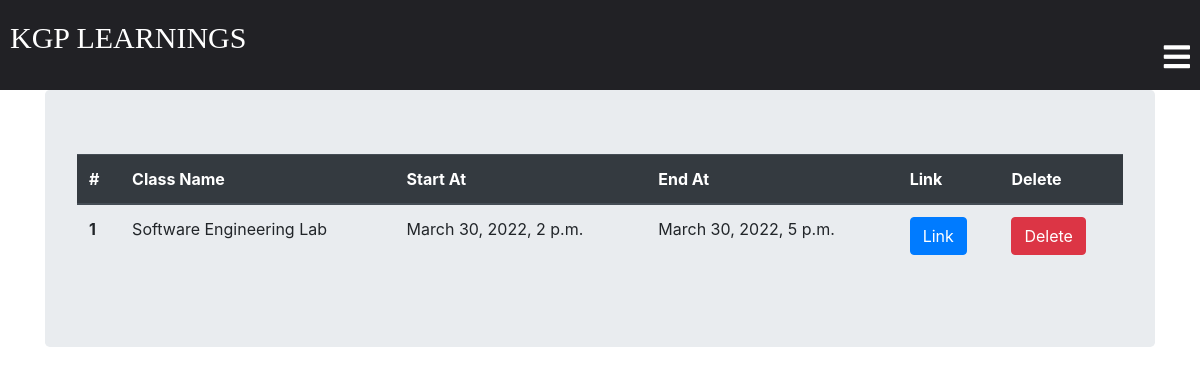
The page /classroom/liveClass_list/ (signed in) on the database as committed earlier.
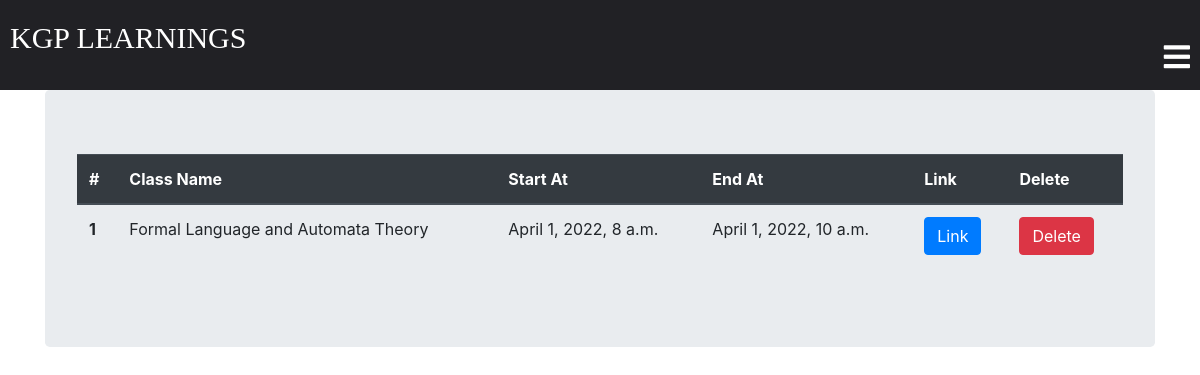
The same page on the database as committed later.
### classroom/models.py (models this page shows, shortened)
class LiveClass(models.Model):
    student = models.ManyToManyField(Student, related_name='student_liveClass')
    teacher = models.ForeignKey(
        Teacher, related_name='teacher_liveClass', on_delete=models.CASCADE, default=None)
    created_at = models.DateTimeField(auto_now=True)
    StartTime = models.DateTimeField(auto_now=False, null=True)
    Classlink = models.CharField(max_length=250)
    EndTime = models.DateTimeField(auto_now=False, null=True)
    ClassName = models.CharField(max_length=250)
    class Meta:
        ordering = ['-created_at']

### classroom/views.py (the view)
# urls.py: path('liveClass_list/',views.liveClass_list,name="liveClass_list"),
@login_required
def liveClass_list(request):
    template = "liveClass_list.html"
    teacher = request.user.Teacher
    return render(request, template, {'teacher': teacher})

### template/liveClass_list.html (shortened to what this page needs)
{% extends 'base.html' %}
{% block content %}
<div class="container">
  <div class="jumbotron">
    {% if teacher.teacher_liveClass.count == 0 %}
    <h2>No classes Yet</h2>
    {% else %}
    <table class="table">
      <thead class="thead-dark">
        <tr>
          <th scope="col">#</th>
          <th scope="col">Class Name</th>
          <th scope="col">Start At</th>
          <th scope="col">End At </th>
          <th scope="col">Link</th>
          <th scope="col">Delete</th>
        </tr>
      </thead>
      <tbody>
        {% for class in teacher.teacher_liveClass.all %}
        <tr>
          <th scope="row">{{ forloop.counter }}</th>
          <td>{{ class.ClassName }}</td>
          <td>{{ class.StartTime }}</td>
          <td>{{ class.EndTime }}</td>
          <td><a href="{{ class.Classlink }}" target="_blank" class="btn btn-primary">Link</a></td>
          <td><a href="{% url 'classroom:liveClass_delete' id=class.id %}" class="btn btn-danger">Delete</a></td>
        </tr>
        {% endfor %}
      </tbody>
    </table>
    {% endif %}
  </div>
</div>
{% endblock %}

Rows that differ between the two databases and show on the page:
removed LiveClass: ClassName "Software Engineering Lab", StartTime "March 30, 2022, 2 p.m.", EndTime "March 30, 2022, 5 p.m."
added LiveClass: ClassName "Formal Language and Automata Theory", StartTime "April 1, 2022, 8 a.m.", EndTime "April 1, 2022, 10 a.m."
